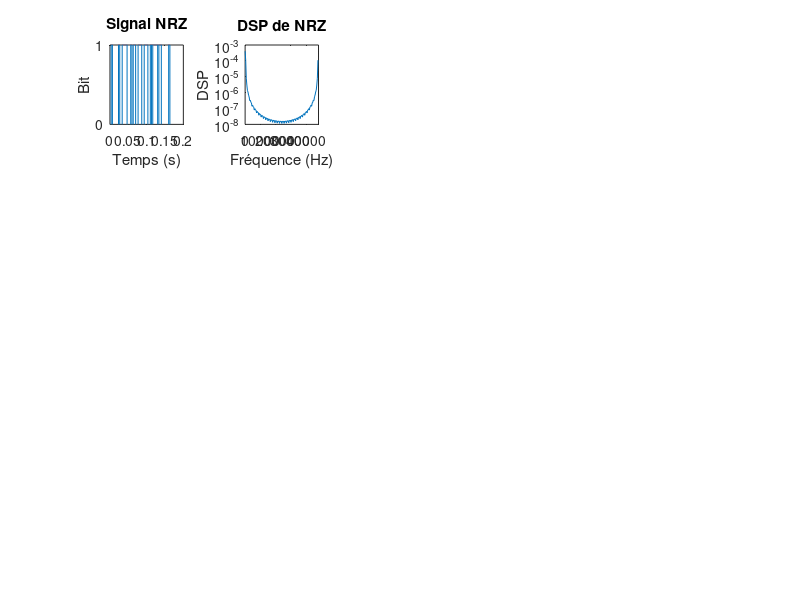

MATLAB code for this plot: (Note: this script raises an error after producing the figure.)
clear all;
close all;

subplotX = 4;
subplotY = 5;

%% Constantes du projet
Fe = 48000;         % Fréquence d'échantillonnage
debit = 300;        % Débit de la transmission
F0 = 1180;          % Fréquence codant les 0
F1 = 980;          % Fréquence codant les 1
N_bits = 50;        % Nombre de bits à transmettre
nb_coeffs = 61;     % Nombre de coefficients du filtre

Te = 1/Fe;                          % Période d'échantillonnage
Ts = 1/debit;                       % Durée de codage d'un bit
Ns = fix (Ts/Te);                   % Nombres d'échantillons sur une durée Ts
bits = randi ([0, 1], 1, N_bits);   % Message binaire aléatoire codé sur N_bits bits
echelle_coeff = -fix ((nb_coeffs - 1) / 2) : 1 : fix ((nb_coeffs - 1) / 2); 

%% 3.1.2 Génération du signal NRZ
T = [0 : Te : (N_bits*Ns-1)*Te];    % Échelle temporelle
NRZ = repelem (bits, 1, Ns);        % Signal NRZ généré à partir de la suite de bits à transmettre

subplot (subplotX, subplotY, 1);
plot (T, NRZ);
title ("Signal NRZ");
xlabel ("Temps (s)");
ylabel ("Bit");
yticks ([0 1]);


%% 3.1.3 DSP estimée du signal NRZ
[DSP_NRZ_estimee, F] = pwelch (NRZ, [], [], [], Fe, 'twosided');  % Périodogramme de Welch pour calculer la DSP

subplot (subplotX, subplotY, 2);
semilogy (F, DSP_NRZ_estimee);
title ("DSP de NRZ");
xlabel ("Fréquence (Hz)");
ylabel ("DSP");
xlim ([0 Fe]);


%% 3.1.4 DSP estimée VS DSP théorique du signal NRZ
DSP_NRZ_theorique = 1/4 * Ts * (sinc (F*Ts)).^2 + 1/4 * dirac (F);  % S(f) = 1/4 * [Ts*sinc²(pi*f*Ts) + dirac(f)]

subplot (subplotX, subplotY, 3);
semilogy (F, DSP_NRZ_estimee);
hold on;
semilogy (F, DSP_NRZ_theorique);
hold off;
title ("DSP estimée et théorique de NRZ");
xlabel ("Fréquence (Hz)");
ylabel ("DSP");
legend ("Estimée", "Théorique");
xlim ([0 Fe]);


%% 3.2.2 Signal modulé en fréquence x(t)
% Calcul de x(t) selon l'équation (1)
phi0 = rand*2*pi;   % VA indépendantes uniformément ...
phi1 = rand*2*pi;   % ... réparties sur [0,2pi]
X = (1-NRZ) .* cos (2*pi*F0*T + phi0) + NRZ .* cos (2*pi*F1*T + phi1);

subplot (subplotX, subplotY, 4);
plot (T, X);
title ("Signal modulé en fréquence");
xlabel ("Temps (s)");
ylabel ("Amplitude");


%% 3.2.4 DSP du signal modulé en fréquence
[S_X_estime, F_X] = pwelch (X, [], [], [], Fe, 'twosided'); % Périodogramme de Welch pour calculer la DSP

subplot (subplotX, subplotY, 5);
plot (F_X, S_X_estime);
title ("DSP du signal modulé");
xlabel ("Fréquence (Hz)");
ylabel ("DSP");
xlim ([0 Fe]);


%% 4 Canal de transmission à bruit additif, blanc et Gaussien
SNR_dB = 20;                                % Rapport signal sur bruit
P_X = mean (abs(X).^2);                     % Puissance de x
P_b = P_X / (10^(SNR_dB/10));               % Puissance du bruit ajouté
bruit = sqrt (P_b) * randn (1, length(X));  % Bruit
X_bruite = X + bruit;                       % Bruitage de x

subplot (subplotX, subplotY, 6);
plot (T, X_bruite);
title ("Signal bruité");
xlabel ("Temps (s)");
ylabel ("Amplitude");


%% 4 Taux d'erreur binaire
seuil = 0.2;
S = find (bruit >= seuil);
I = find (bruit < seuil);
bruit (S) = 1;
bruit (I) = 0;
Taux_erreur = sum (bruit) / (N_bits * Ns); 

%% 5.4.1 Synthèse du filtre passe-bas
B = (F0 + F1) / 2;
Rep_i_passe_bas = 2*B*Te * sinc (2*B*Te*echelle_coeff);     % Réponse impulsionnelle (ici, un sinus cardinal)
Rep_f_passe_bas = fftshift (abs (fft (Rep_i_passe_bas)));   % Réponse en fréquence (ici, une porte)

%% 5.2 Synthèse du filtre passe-haut
dirac_en_0 = zeros (1, nb_coeffs);
dirac_en_0 (fix ((nb_coeffs + 1) / 2)) = 1;
Rep_i_passe_haut = dirac_en_0 - Rep_i_passe_bas;        % Réponse impulsionelle
Rep_f_passe_haut = 1 - Rep_f_passe_bas;                 % Réponse en fréquence

subplot (subplotX, subplotY, 10);
plot (linspace (-Fe/2, Fe/2, length(Rep_f_passe_haut)), Rep_f_passe_haut);
title ("Réponse en fréquence du filtre passe-haut");
xlabel ("Fréquence");
ylabel ("Amplitude");


subplot (subplotX, subplotY, 11);
plot (echelle_coeff, Rep_i_passe_haut);
title ("Réponse impulsionelle du filtre passe-haut");
xlabel ("Points");
ylabel ("Amplitude");



%% 5.3 Filtrage
X_Passe_Bas = filter (Rep_i_passe_bas, 1, X_bruite);    % Signal x(t) en sortie du passe-bas
X_Passe_Haut = filter (Rep_i_passe_haut, 1, X_bruite);  % Signal x(t) en sortie du passe-haut

%% 5.4.1 Réponses impulsionnelles et en fréquence des filtres
subplot (subplotX, subplotY, 7);
plot (echelle_coeff, Rep_i_passe_bas);
title ("Réponse impulsionelle du filtre passe-bas");
xlabel ("Points");
ylabel ("Amplitude");


subplot (subplotX, subplotY, 8);
plot (linspace (-Fe/2, Fe/2, length(Rep_f_passe_bas)), Rep_f_passe_bas);
title ("Réponse en fréquence du filtre passe-bas");
xlabel ("Fréquence");
ylabel ("Amplitude");


%% 5.4.2 DSP du signal modulé et réponse en fréquence des filtres
[S_X_B, F_B] = pwelch (X_bruite, [], [], [], Fe, 'onesided');   % Périodogramme de Welch pour calculer la DSP

subplot (subplotX, subplotY, 13);
plot (linspace (-Fe/2, Fe/2, nb_coeffs), Rep_f_passe_bas);
hold on
semilogy (F_B, S_X_B / max (S_X_B));
hold off
title ("DSP du signal et réponse en fréquence du passe-bas");
xlabel ("Fréquence (Hz)");
ylabel ("Amplitude");
legend ("Réponse fréquentielle", "DSP");


subplot (subplotX, subplotY, 14);
plot (linspace (-Fe/2, Fe/2, nb_coeffs), Rep_f_passe_haut);
hold on
semilogy (F_B, S_X_B / max (S_X_B));
hold off
title ("DSP du signal et réponse en fréquence du passe-haut");
xlabel ("Fréquence (Hz)");
ylabel ("Amplitude");
legend ("Réponse fréquentielle", "DSP");


%% 5.4.3 Signal et DSP en sortie des filtres
[S_X_PB, F_PB] = pwelch (X_Passe_Bas, [], [], [], Fe, 'onesided');  % Périodogrammes de Welch pour calculer les DSP
[S_X_PH, F_PH] = pwelch (X_Passe_Haut, [], [], [], Fe, 'onesided');

subplot (subplotX, subplotY, 9);
plot (T, X_Passe_Bas);
title ("Signal filtré par le passe-bas");
xlabel ("Temps (s)");
ylabel ("Amplitude");


subplot (subplotX, subplotY, 15);
%plot (linspace (-Fe/2, Fe/2, nb_coeffs), Rep_f_passe_bas);
plot (F_PB, S_X_PB);
title ("DSP du signal filtré par le basse-bas");
xlabel ("Fréquence (Hz)");
ylabel ("Amplitude");


subplot (subplotX, subplotY, 12);
plot (T, X_Passe_Haut);
title ("Signal filtré par le passe-haut");
xlabel ("Temps (s)");
ylabel ("Amplitude");


subplot (subplotX, subplotY, 16);
%plot (linspace (-Fe/2, Fe/2, nb_coeffs), Rep_f_passe_haut);*
plot (F_PH, S_X_PH);
title ("DSP du signal filtré par le basse-haut");
xlabel ("Fréquence (Hz)");
ylabel ("Amplitude");


%% 5.6 Gestion du retard
X_bruite = [X_bruite zeros(1, (nb_coeffs - 1)/2)];
X_Passe_Bas = filter (Rep_i_passe_bas, 1, X_bruite);
X_Passe_Bas = X_Passe_Bas (1, (nb_coeffs-1)/2+1 : end);

%% 5.5.1 Reconstruction du message binaire
% Passe-bas
X_PB_2 = X_Passe_Bas .^ 2;                          % x_bas(t) .^ 2
X_PB_2 = reshape (X_PB_2, Ns, N_bits);              % On réarrange X_PB_2 sur N_bits colonnes correspondant à des tranches de durée Ts et de Ns échantillons
energies_PB = sum (X_PB_2, 1);                      % Pour chaque tranche on calcule somme (x_n²)

K = (max (energies_PB) + min (energies_PB)) / 2;    % On estime le seuil K (jai fais un truc au pif ptdr)
indices_bits_1_PB = find (energies_PB > K);         % Les indices des sommes dépassant le seuil K

binaire_reconstruit_PB = zeros (1, N_bits);
binaire_reconstruit_PB (indices_bits_1_PB) = 1;     % On reconstruit le message binaire
% Passe-haut
X_PH_2 = X_Passe_Bas .^ 2;                          % x_haut(t) .^ 2
X_PH_2 = reshape (X_PH_2, Ns, N_bits);              % On réarrange X_PH_2 sur N_bits colonnes correspondant à des tranches de durée Ts et de Ns échantillons
energies_PH = sum (X_PH_2, 1);                      % Pour chaque tranche on calcule somme (x_n²)

K = (max (energies_PH) + min (energies_PH)) / 2;    % On estime le seuil K (jai fais un truc au pif ptdr)
indices_bits_1_PH = find (energies_PH > K);         % Les indices des sommes dépassant le seuil K
    
binaire_reconstruit_PH = zeros (1, N_bits);
binaire_reconstruit_PH (indices_bits_1_PH) = 1;     % On reconstruit le message binaire

%% 5.5.2 Reconstruction du message binaire pour le passe-haut
% Passe-bas
indices_bits_corrects_PB = find (binaire_reconstruit_PB == bits);   % Le nombre de sommes au dessus du seuil
taux_erreur_PB = 1 - length (indices_bits_corrects_PB) / N_bits     % Le taux d'erreur binaire pour le passe-bas
% Passe-haut
indices_bits_corrects_PH = find (binaire_reconstruit_PH == bits);   % Le nombre de sommes au dessus du seuil
taux_erreur_PH = 1 - length (indices_bits_corrects_PH) / N_bits     % Le taux d'erreur binaire pour le passe-haut








